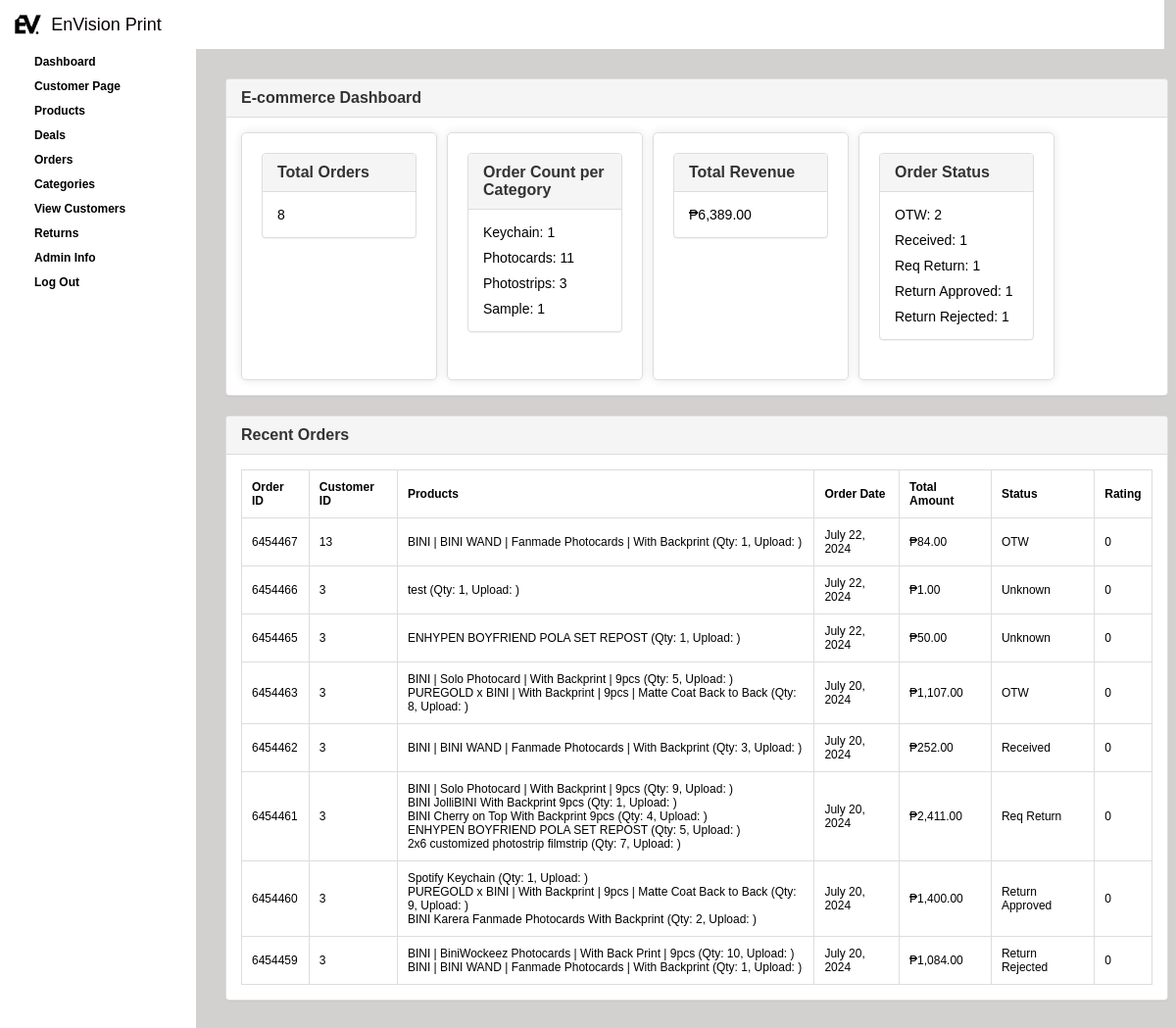
Before: /admin.php?dashboard with the older database file.
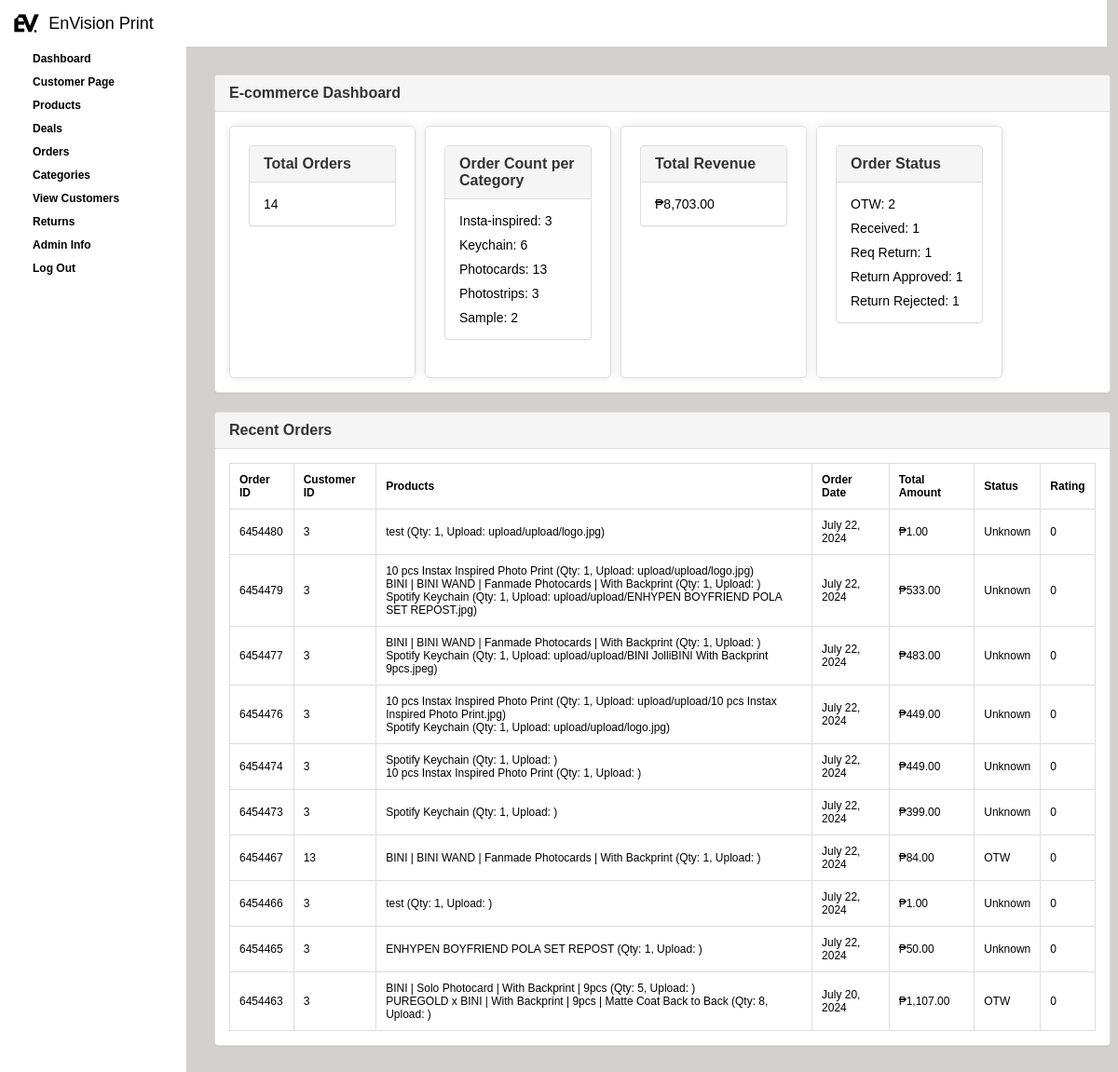
After: the same page with the newer database file.
### tables this page shows
CREATE TABLE `orders` (
  `order_id` int(11) NOT NULL,
  `customer_id` int(11) NOT NULL,
  `product_id` varchar(255) NOT NULL,
  `order_date` timestamp NOT NULL DEFAULT current_timestamp(),
  `order_quantity` varchar(255) NOT NULL,
  `total_amount` decimal(10,2) NOT NULL,
  `status` int(11) NOT NULL DEFAULT -1 COMMENT '0=otw\r\n1=recived\r\n2=req return\r\n3=return approved\r\n4=return rejected',
  `rating` int(1) DEFAULT 0,
  `Reason` varchar(999) NOT NULL,
  `upload` varchar(2000) DEFAULT NULL
);

### dashboard.php (the view, shortened to what the changed rows need)
<?php
include("connect.php");
$orderCountPerCategoryResult = $con->query("
    SELECT items.category, COUNT(orders.order_id) as order_count
    FROM orders
    JOIN items ON FIND_IN_SET(items.ItemID, orders.product_id) > 0
    GROUP BY items.category
");
$orderCountPerCategory = [];
while ($row = $orderCountPerCategoryResult->fetch_assoc()) {
    $orderCountPerCategory[] = $row;
}
function formatStatus($status)
{
    switch ($status) {
        case 0:
            return "OTW";
        case 1:
            return "Received";
        case 2:
            return "Req Return";
        case 3:
            return "Return Approved";
        case 4:
            return "Return Rejected";
        default:
            return "Unknown";
    }
}
$totalOrdersResult = $con->query("SELECT COUNT(*) as total_orders FROM orders");
$totalOrders = $totalOrdersResult->fetch_assoc()['total_orders'];
$totalRevenueResult = $con->query("SELECT SUM(total_amount) as total_revenue FROM orders");
$totalRevenue = $totalRevenueResult->fetch_assoc()['total_revenue'];
$orderStatusSummaryResult = $con->query("
    SELECT
        SUM(CASE WHEN status = 0 THEN 1 ELSE 0 END) as otw,
        SUM(CASE WHEN status = 1 THEN 1 ELSE 0 END) as received,
        SUM(CASE WHEN status = 2 THEN 1 ELSE 0 END) as req_return,
        SUM(CASE WHEN status = 3 THEN 1 ELSE 0 END) as return_approved,
        SUM(CASE WHEN status = 4 THEN 1 ELSE 0 END) as return_rejected
    FROM orders
");
$orderStatusSummary = $orderStatusSummaryResult->fetch_assoc();
$recentOrdersResult = $con->query("SELECT * FROM orders ORDER BY order_date DESC LIMIT 10");
?>
<div class="row">
    <div class="col-lg-12">
        <div class="panel panel-default">
            <div class="panel-heading">
                <h3 class="panel-title">E-commerce Dashboard</h3>
            </div>
            <div class="panel-body">
                <div class="row2">
                    <div class="col-lg-12">
                        <div class="panel panel-default">
                            <div class="panel-heading">
                                <h3 class="panel-title">Total Orders</h3>
                            </div>
                            <div class="panel-body">
                                <p><?php echo $totalOrders; ?></p>
                            </div>
                        </div>
                    </div>
                </div>
                <div class="row2">
                    <div class="col-lg-12">
                        <div class="panel panel-default">
                            <div class="panel-heading">
                                <h3 class="panel-title">Order Count per Category</h3>
                            </div>
                            <div class="panel-body">
                                <?php foreach ($orderCountPerCategory as $categoryCount) : ?>
                                    <p><?php echo $categoryCount['category']; ?>: <?php echo $categoryCount['order_count']; ?></p>
                                <?php endforeach; ?>
                            </div>
                        </div>
                    </div>
                </div>
                <div class="row2">
                    <div class="col-lg-12">
                        <div class="panel panel-default">
                            <div class="panel-heading">
                                <h3 class="panel-title">Total Revenue</h3>
                            </div>
                            <div class="panel-body">
                                <p>₱<?php echo number_format($totalRevenue, 2); ?></p>
                            </div>
                        </div>
                    </div>
                </div>
                <div class="row2">
                    <div class="col-lg-12">
                        <div class="panel panel-default">
                            <div class="panel-heading">
                                <h3 class="panel-title">Order Status</h3>
                            </div>
                            <div class="panel-body">
                                <p>OTW: <?php echo $orderStatusSummary['otw']; ?></p>
                                <p>Received: <?php echo $orderStatusSummary['received']; ?></p>
                                <p>Req Return: <?php echo $orderStatusSummary['req_return']; ?></p>
                                <p>Return Approved: <?php echo $orderStatusSummary['return_approved']; ?></p>
                                <p>Return Rejected: <?php echo $orderStatusSummary['return_rejected']; ?></p>
                            </div>
                        </div>
                    </div>
                </div>
            </div>
        </div>
    </div>
</div>
<div class="row">
    <div class="col-lg-12">
        <div class="panel panel-default">
            <div class="panel-heading">
                <h3 class="panel-title">Recent Orders</h3>
            </div>
            <div class="panel-body">
                <table>
                    <thead>
                        <tr>
                            <th>Order ID</th>
                            <th>Customer ID</th>
                            <th>Products</th>
                            <th>Order Date</th>
                            <th>Total Amount</th>
                            <th>Status</th>
                            <th>Rating</th>
                        </tr>
                    </thead>
                    <tbody>
                        <?php
                        while ($row = $recentOrdersResult->fetch_assoc()) {
                            echo "<tr>";
                            echo "<td>{$row['order_id']}</td>";
                            echo "<td>{$row['customer_id']}</td>";
                            $productIds = explode(',', $row['product_id']);
                            $quantities = explode(',', $row['order_quantity']);
                            $uploads = explode(',', $row['upload']);
                            $products = [];
                            foreach ($productIds as $index => $productId) {
                                $productId = (int) $productId;
                                $productResult = $con->query("SELECT * FROM items WHERE ItemID = {$productId}");
                                if ($productResult->num_rows > 0) {
                                    $product = $productResult->fetch_assoc();
                                    $products[] = "{$product['ItemName']} (Qty: {$quantities[$index]}, Upload: {$uploads[$index]})";
                                }
                            }
                            echo "<td>" . implode('<br> ', $products) . "</td>";
                            $formattedDate = date('F j, Y', strtotime($row['order_date']));
                            echo "<td>{$formattedDate}</td>";
                            echo "<td>₱" . number_format($row['total_amount'], 2) . "</td>";
                            echo "<td>" . formatStatus($row['status']) . "</td>";
                            echo "<td>{$row['rating']}</td>";
                            echo "</tr>";
                        }
                        ?>
                    </tbody>
                </table>
            </div>
        </div>
    </div>
</div>

Changed rows visible on the page:
no longer on this page (row unchanged): orders: order_id "6454462", customer "3", products "BINI | BINI WAND | Fanmade Photocards | With Backprint (Qty: 3, Upload: )", order_date "July 20, 2024", total_amount "252.00", status "Received", rating "0"
no longer on this page (row unchanged): orders: order_id "6454461", customer "3", products "BINI | Solo Photocard | With Backprint | 9pcs (Qty: 9, Upload: ) BINI JolliBINI With Backprint 9pcs (Qty: 1, Upload: ) BINI Cherry on Top With Backprint 9pcs (Qty: 4, Upload: ) ENHYPEN BOYFRIEND POLA SET REPOST (Qty: 5, Upload: ) 2x6 customized photostrip filmstrip (Qty: 7, Upload: )", order_date "July 20, 2024", total_amount "2,411.00", status "Req Return", rating "0"
no longer on this page (row unchanged): orders: order_id "6454460", customer "3", products "Spotify Keychain (Qty: 1, Upload: ) PUREGOLD x BINI | With Backprint | 9pcs | Matte Coat Back to Back (Qty: 9, Upload: ) BINI Karera Fanmade Photocards With Backprint (Qty: 2, Upload: )", order_date "July 20, 2024", total_amount "1,400.00", status "Return Approved", rating "0"
no longer on this page (row unchanged): orders: order_id "6454459", customer "3", products "BINI | BiniWockeez Photocards | With Back Print | 9pcs (Qty: 10, Upload: ) BINI | BINI WAND | Fanmade Photocards | With Backprint (Qty: 1, Upload: )", order_date "July 20, 2024", total_amount "1,084.00", status "Return Rejected", rating "0"
added orders: order_id "6454480", customer "3", products "test (Qty: 1, Upload: upload/upload/logo.jpg)", order_date "July 22, 2024", total_amount "1.00", status "Unknown", rating "0"
added orders: order_id "6454479", customer "3", products "10 pcs Instax Inspired Photo Print (Qty: 1, Upload: upload/upload/logo.jpg) BINI | BINI WAND | Fanmade Photocards | With Backprint (Qty: 1, Upload: ) Spotify Keychain (Qty: 1, Upload: upload/upload/ENHYPEN BOYFRIEND POLA SET REPOST.jpg)", order_date "July 22, 2024", total_amount "533.00", status "Unknown", rating "0"
added orders: order_id "6454477", customer "3", products "BINI | BINI WAND | Fanmade Photocards | With Backprint (Qty: 1, Upload: ) Spotify Keychain (Qty: 1, Upload: upload/upload/BINI JolliBINI With Backprint 9pcs.jpeg)", order_date "July 22, 2024", total_amount "483.00", status "Unknown", rating "0"
added orders: order_id "6454476", customer "3", products "10 pcs Instax Inspired Photo Print (Qty: 1, Upload: upload/upload/10 pcs Instax Inspired Photo Print.jpg) Spotify Keychain (Qty: 1, Upload: upload/upload/logo.jpg)", order_date "July 22, 2024", total_amount "449.00", status "Unknown", rating "0"
added orders: order_id "6454474", customer "3", products "Spotify Keychain (Qty: 1, Upload: ) 10 pcs Instax Inspired Photo Print (Qty: 1, Upload: )", order_date "July 22, 2024", total_amount "449.00", status "Unknown", rating "0"
added orders: order_id "6454473", customer "3", products "Spotify Keychain (Qty: 1, Upload: )", order_date "July 22, 2024", total_amount "399.00", status "Unknown", rating "0"
Other visible differences:
$totalOrders: "8" → "14"
$totalRevenue: "6,389.00" → "8,703.00"
new list line: "Insta-inspired : 3"
new list line: "Keychain : 6"
new list line: "Photocards : 13"
new list line: "Sample : 2"
list line gone: "Keychain : 1"
list line gone: "Photocards : 11"
list line gone: "Sample : 1"
